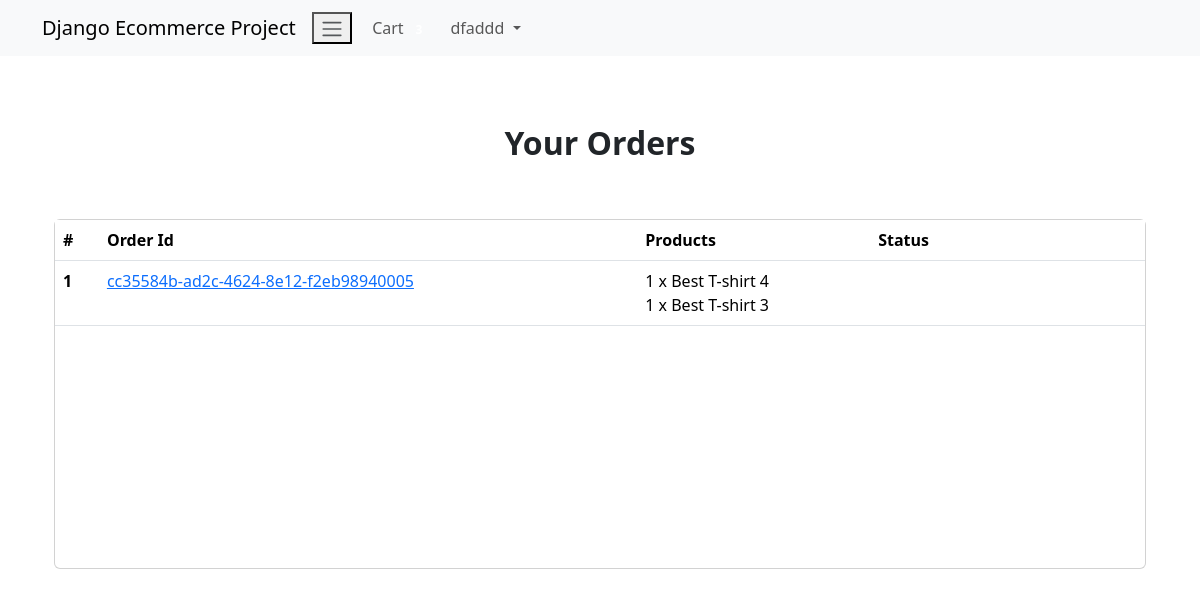
Screenshot of /payment/orders/ (signed in) with the database file from the repository.
### Ecom_Login/models.py (models this page shows, shortened)
class User(AbstractBaseUser, PermissionsMixin):
    email = models.EmailField(unique=True, null=False)
    is_staff = models.BooleanField(
        text_lazy('Staff'), default=False,
        help_text=text_lazy('Designates whether the user can log in the site')
    )
    is_active = models.BooleanField(
        text_lazy('active'),
        default=True,
        help_text=text_lazy('Designates whether this user should be treated as active')
    )
    USERNAME_FIELD = 'email'
    objects = MyUserManager()

class Profile(models.Model):
    user = models.OneToOneField(User, on_delete=models.CASCADE, related_name='profile')
    username = models.CharField(max_length=264, null=True, blank=True)
    full_name = models.CharField(max_length=264, null=True, blank=True)
    address = models.TextField(max_length=300, null=True, blank=True)
    city = models.CharField(max_length=40, null=True, blank=True)
    zipcode = models.CharField(max_length=10, null=True, blank=True)
    country = models.CharField(max_length=20, null=True, blank=True)
    phone = models.CharField(max_length=20, null=True, blank=True)
    date_joined = models.DateTimeField(auto_now_add=True)

### Ecom_Order/models.py (models this page shows, shortened)
class Order(models.Model):
    orderitems = models.ManyToManyField(Cart)
    user = models.ForeignKey(settings.AUTH_USER_MODEL, on_delete=models.CASCADE)
    ordered = models.BooleanField(default=False)
    created = models.DateTimeField(auto_now_add=True)
    paymentId = models.CharField(max_length=264, blank=True, null=True)
    orderId = models.CharField(max_length=200, blank=True, null=True)

class Cart(models.Model):
    user = models.ForeignKey(settings.AUTH_USER_MODEL, on_delete=models.CASCADE, related_name='cart')
    item = models.ForeignKey(Product, on_delete=models.CASCADE)
    quantity = models.IntegerField(default=1)
    purchased = models.BooleanField(default=False)
    created = models.DateTimeField(auto_now_add=True)
    updated = models.DateTimeField(auto_now=True)
    def __str__(self):
        return f'{self.quantity} x {self.item}'

### Ecom_Shop/models.py (models this page shows)
class Product(models.Model):
    main_image = models.ImageField(upload_to='Product')
    name = models.CharField(max_length=264)
    category = models.ForeignKey(Category, on_delete=models.CASCADE, related_name='category')
    preview_text = models.TextField(max_length=200, verbose_name='Preview Text')
    details_text = models.TextField(max_length=1000, verbose_name='Description')
    price = models.FloatField()
    old_price = models.FloatField(default=0.00)
    created = models.DateTimeField(auto_now_add=True)
    def __str__(self):
        return self.name
    class Meta:
        ordering = ['-created',]

### Ecom_Payment/views.py (the view)
# urls.py: path('orders/', views.order_view, name='orders'),
@login_required
def order_view(request):
    try:
        orders = Order.objects.filter(user=request.user, ordered =True)
        context = {"orders":orders}
    except:
        messages.warning(request, "You do not have an active order")
        return redirect("Ecom_Shop:home")
    return render(request, "Ecom_Payment/order.html", context)

### Ecom_Order/templatetags/cart_tag.py (called while the page is built)
@register.filter
def cart_total(user):
    order = Order.objects.filter(user=user, ordered=False)
    if order.exists():
        return order[0].orderitems.count()
    else:
        return 0

### templates/Ecom_Payment/order.html
{% extends 'base.html' %}
{% block body_block %}
<div class="container mt-5">
    <h2 class="text-center"><strong>Your Orders</strong></h2>
    <div class="row">
        <div class="col-md-12">
            <div class="card mt-5">
                <div class="table-responsive">
                    <table class="table">
                        <thead>
                            <tr>
                                <th scope="col">#</th>
                                <th scope="col">Order Id</th>
                                <th scope="col">Products</th>
                                <th scope="col">Status</th>
                            </tr>
                        </thead>
                        <tbody>
                            {% for order in orders %}
                            <tr>
                                <th scope="row"> {{ forloop.counter }} </th>
                                <td><a href="">{{ order.orderId }}</a></td>
                                <td>
                                    {% for item in order.orderitems.all %} {{ item }} <br> {% endfor %}
                                </td>
                                <td><span class="badge badge-primary">Processing Your Order</span></td>
                            </tr>
                            {% endfor %}
                        </tbody>
                    </table>
                </div>
            </div>
        </div>
    </div>
</div>
{% endblock %}

### templates/navbar.html (shortened to what this page needs)
{% load cart_tag %}
<nav class="navbar navbar-expand-lg navbar-light bg-light">
    <div class="container">
        <a class="navbar-brand" href="{% url 'Ecom_Shop:home' %}">Django Ecommerce Project</a>
<button type="button" class="navbar-toggle" data-toggle="collapse" data-target="#navbarNav"
aria-control="navbarNav" aria-expanded="false" aria-label="Toggle navigation">
<span class="navbar-toggler-icon"></span>
</button>
<div class="collapse navbar-collapse" id="navbarNav">
    <ul class="navbar-nav ml-auto">
        {% if request.user.is_authenticated %}
        <li class="nav-item">
            <a class="nav-link" href="{% url 'Ecom_Order:cart' %}">
                <i class="fa fa-shopping-cart" aria-hidden="true"></i>Cart
            <span class="badge badge-light">{{ request.user | cart_total }}</span>
            </a>
        </li>
        <li class="nav-item dropdown">
            <a class="nav-link dropdown-toggle" href="" id="navbardropdown" role="button"
            data-toggle="dropdown" aria-hashpopup="true" aria-expanded="false">
             {{ request.user.profile.username }} </a>
        </li>
        {% else %}
        <li class="nav-item">
            <a href="{% url 'Ecom_Login:login' %}" class="btn btn-info btn-sm">Login</a>
            <a href="{% url 'Ecom_Login:signup' %}" class="btn btn-info btn-sm">Signup</a>
        </li>
        {% endif %}
    </ul>
</div>
    </div>
</nav>

### templates/base.html (style rules this page uses)
.card { height: 350px; }

### rows the page displays
User: user.profile.username "dfaddd"
Order: orderId "cc35584b-ad2c-4624-8e12-f2eb98940005"
Cart: quantity+item "1 x Best T-shirt 4"
Cart: quantity+item "1 x Best T-shirt 3"
